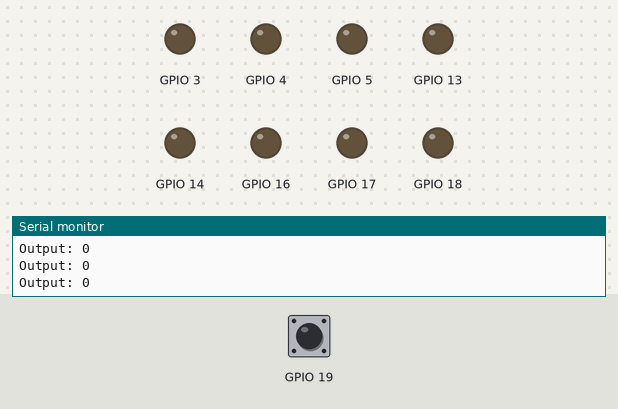
Recording of a program running on a simulated ESP32. Shown: output pins drawn as LEDs (lit = HIGH), the last lines printed to the serial monitor. The test bench sets the inputs (shaded band); at power-on: GPIO 19 HIGH.

Above: at 2.2 s.
2.3 s: GPIO 19 pulled LOW for 0.15 s
At 3.5 s:
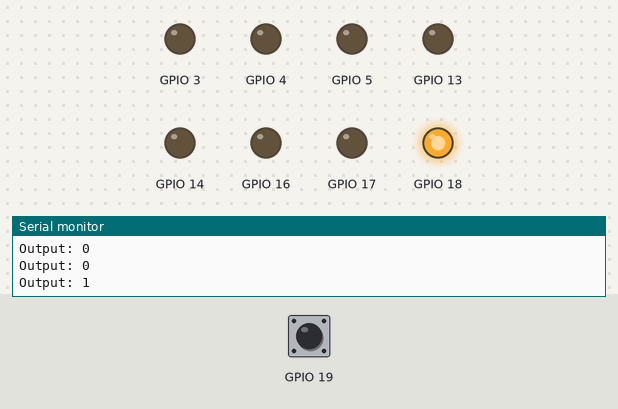
At 4.5 s:
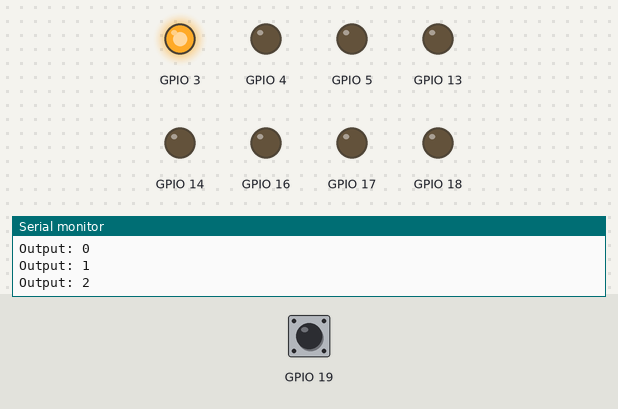
9.4 s: GPIO 19 pulled LOW for 3.2 s
At 11.2 s:
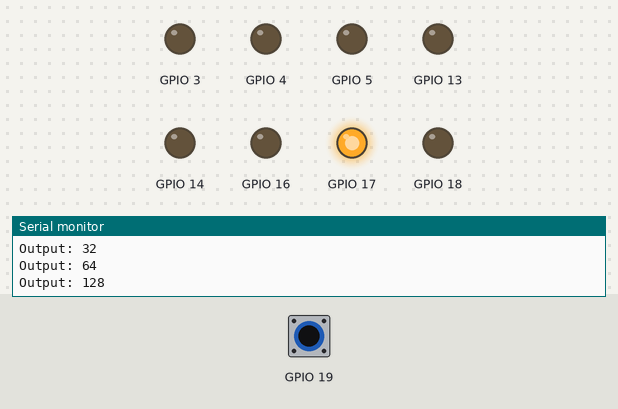
Timing chart, 0 to 20.1 s (numbered marks = the images above; inputs shaded):
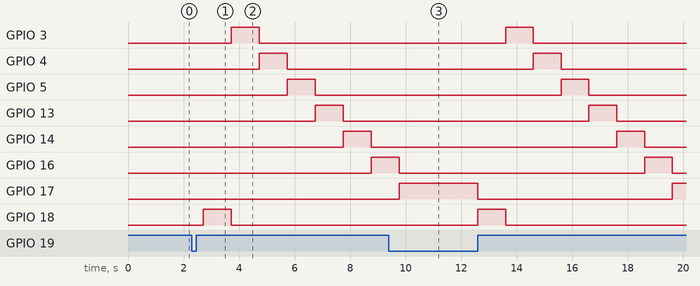

The program:

main.cpp
```cpp
#include "bingo.hpp"

const rock_t rock = {																							// globale Konfigurationsstruktur mit allen relevanten Parametern
	.leds 			= { GPIO_NUM_18, GPIO_NUM_3, GPIO_NUM_4, GPIO_NUM_5, GPIO_NUM_13, GPIO_NUM_14, GPIO_NUM_16, GPIO_NUM_17 },
	.btn 				= GPIO_NUM_19,
	.longPress 	=	400,
	.prMax 			= 3,
	.hold 			= { 20, 1000, 300 }
 };

config_t co = {																										// globale Konfigurationsstruktur mit allen relevanten Parametern
	.mode 			= STAY,
	.ltClick 		= 0,
	.output 		= 0,
	.click 			= NOCLICK,
	.rPtr 			= &rock
 };

Button button(co);  																							// Button-Objekt mit Referenz auf Konfigurationsstruktur
Handler handler(co);  																						// Handler-Objekt mit Referenz auf Konfigurationsstruktur
Show show(co);                                          					// Show-Objekt mit Referenz auf Konfigurationsstruktur

void setup() {
	Serial.begin(115200);
	delay(1000);  																									// Warte auf Serial-Monitor
	Serial.println("\nApp gestartet.");
}

void loop() {
	button.update();
	handler.update();
	show.update();
	delay(10);  																										// Kurze Pause, um CPU-Last zu reduzieren
}
```

bingo.hpp
```cpp
#ifndef BINGO_HPP
#define BINGO_HPP
#include <Arduino.h>

// Typdefinitionen
typedef struct {
	const uint8_t		leds[8];																						// LED-Pins
	const uint8_t		btn;																								// Button-Pin
	const uint16_t	longPress;																					// Zeit in ms, die für einen Longclick benötigt wird
	const uint8_t 	prMax;																							// Anzahl der Pattern
	const uint16_t 	hold[3];																						// Pausen zwischen den Mustern in ms
} rock_t;

typedef enum { NOCLICK = 0, SHORTCLICK, LONGCLICK } clickType_t;			// Klick-Status als Enumeration
typedef enum { STAY = 0, FORWARD, BACKWARD } modeType_t;							// Programm-Modi als Enumeration

typedef struct {
	modeType_t 			mode;																								// aktueller Modus
	uint8_t 				ltClick; 																						// Anzahl der Longclicks
	uint8_t 				output;																							// aktuelles Ausgangsmuster
	clickType_t 		click;																							// Click-Status
	const rock_t 		*rPtr;																							// Zeiger auf die globale Konstantenstruktur
} config_t;

// Klassendefinitionen
class Button {																												// Input: Click, Output: Click-Status
	private:
		config_t &rg;
	public:
		Button(config_t &rg);
		void update();
};

class Handler {																												// Input: Click-Status, Output: Modus, Longclick-Zähler, Ausgangsmuster
	private:
		config_t &rg;
		uint32_t nextTime;
		void shortClick();
		void shortLoop();
		void longClick();
	public:
		Handler(config_t &rg) : rg(rg), nextTime(0) {}
		void update();
};

class Show {																													// Input: Ausgangsmuster, Output: LED-Zustand
	private:
		config_t &rg;
		uint8_t dat;
	public:
		Show(config_t &rg);
		void update();
};

// Implementierung der Methoden

Button::Button(config_t &rg) : rg(rg) {
	pinMode(rg.rPtr->btn, INPUT_PULLUP);
}

void Button::update() {
	static uint32_t nextTime = 0;
	static bool busy = false;
	if(busy) {
		if(millis() < nextTime) return;
		uint8_t c1 = digitalRead(rg.rPtr->btn);
		rg.click = (c1 == LOW) ? LONGCLICK : SHORTCLICK;
		while(digitalRead(rg.rPtr->btn) == LOW);  												// Warte auf Loslassen
		busy = false;
	} else {
		uint8_t c0 = digitalRead(rg.rPtr->btn);
		if(c0 == LOW) {
			busy = true;
			nextTime = millis() + rg.rPtr->longPress;  											// Warte auf möglichen Longclick
			delay(10);  																										// Entprellzeit
		}
		rg.click = NOCLICK;
	}
}

void Handler::shortClick() {
	uint8_t temp = rg.mode + 1;
	temp %= rg.rPtr->prMax;  																						// Modulo-Operation, um innerhalb der Anzahl der Pattern zu bleiben
	rg.mode = static_cast<modeType_t>(temp);  													// Modulo-Ergebnis in Modus-Enumeration umwandeln
	rg.click = NOCLICK;
};

void Handler::shortLoop() {
	uint32_t now = millis();
	if(now < nextTime) return;
	nextTime = now + rg.rPtr->hold[rg.mode];
	switch (rg.mode) {
		case STAY: rg.output = 0; break;
		case FORWARD:  { uint8_t temp = rg.output << 1; rg.output = (!temp) ? 0b00000001 : temp; } break;
		case BACKWARD: { uint8_t temp = rg.output >> 1; rg.output = (!temp) ? 0b10000000 : temp; } break;
	}
	Serial.println("Output: " + String(rg.output));
}

void Handler::longClick() {
	uint8_t temp = rg.ltClick + 1;  																		// Longclick incrementieren
	Serial.println("Long-Clicks: " + String(temp));											// um delay zu vermeiden, wird der Zähler inkrementiert und nicht direkt im Handler
	rg.ltClick = temp;  																								// Longclick-Zähler zurücksetzen
	rg.click = NOCLICK;
}

void Handler::update() {
	switch (rg.click) {
		case NOCLICK: break;
		case SHORTCLICK: shortClick(); break;
		case LONGCLICK: longClick(); break;
	}
	shortLoop();
}

Show::Show(config_t &rg) : rg(rg), dat(0) {
	for(uint8_t i = 0; i < 8; i++) {
		pinMode(rg.rPtr->leds[i], OUTPUT);
		digitalWrite(rg.rPtr->leds[i], LOW);
	}
}

void Show::update() {
	if(dat == rg.output) return;
	dat = rg.output;
	for(uint8_t i = 0; i < 8; i++) {
		digitalWrite(rg.rPtr->leds[i], (dat >> i) & 0x01);
	}
}

#endif	// BINGO_HPP
```

Measured:
- after the input at 2.3 s, GPIO 3: LOW → HIGH after 1.4 s, → LOW 1.0 s later; GPIO 4: LOW → HIGH after 2.4 s, → LOW 1.0 s later; GPIO 5: LOW → HIGH after 3.4 s, → LOW 1.0 s later; GPIO 13: LOW → HIGH after 4.4 s, → LOW 1.0 s later; GPIO 14: LOW → HIGH after 5.5 s, → LOW 1.0 s later
